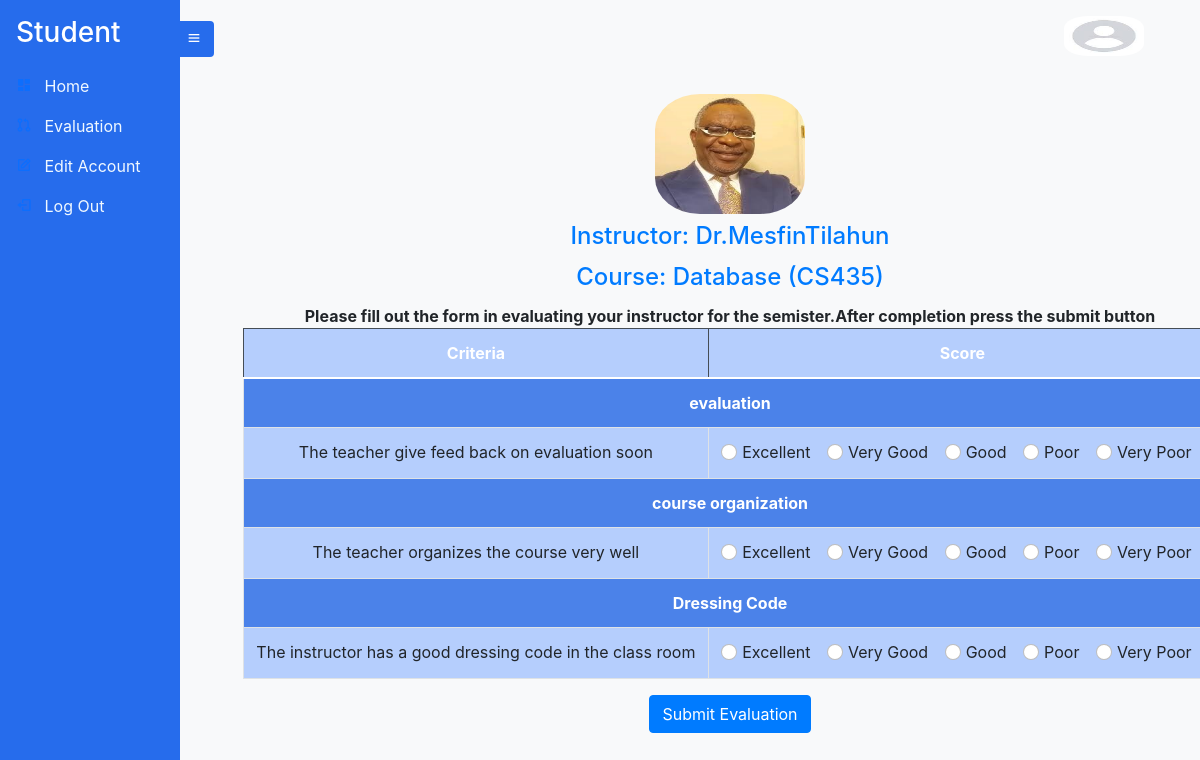
The app's page /evaluate/fw2930/CS435/ms2323/ with its own data.
### Instructor/models.py (models this page shows, shortened)
class Instructor(models.Model):
    Instructor_id =  models.CharField(max_length=20 , unique=True,primary_key=True)
    Account_id = models.OneToOneField(Account, on_delete=models.CASCADE, related_name='instructor')
    Title = models.CharField(max_length=10 , null=True ,  choices=titlechoice , blank=True)
    FirstName = models.CharField(max_length=20 , null=True , blank=True)
    LastName =  models.CharField(max_length=20 , null=True , blank=True)
    Sex = models.CharField(max_length=25, null=True , choices=genderchoice ,  blank=True)
    ProfilePic= models.FileField(null=True, blank=True, upload_to='profilepic/', default="profilepic/defaultprofile.jpeg")

### Student/models.py (models this page shows, shortened)
class StudentCourseEnrollment(models.Model):
    student = models.ForeignKey(Student, on_delete=models.CASCADE)
    course = models.ForeignKey(Course, on_delete=models.CASCADE)
    term = models.ForeignKey(Term, on_delete=models.CASCADE)
    enrolled = models.BooleanField(default=False)
    class Meta:
        unique_together = ('student', 'course', 'term')

### Course/models.py (models this page shows, shortened)
class Course(models.Model):
    Course_id =  models.CharField(max_length=20 , unique=True,primary_key=True)
    CourseName = models.CharField(max_length=20 , null=True , blank=True)
    CourseType = models.CharField(max_length=10 , null=True ,  choices=coursetype , blank=True)
    CreditHour = models.IntegerField(null=True , blank=True)
    Department = models.CharField(max_length=10 , null=True ,  choices=departmentchoice , blank=True)
    Instructors = models.ManyToManyField(Instructor)

### Evaluation/models.py (models this page shows)
class Criteria(models.Model):
    Criteria_id = models.UUIDField(default=uuid.uuid4, unique=True,
                          primary_key=True, editable=False)
    Section = models.ForeignKey(CriteriaSection , on_delete=models.CASCADE)
    description = models.TextField(null=True)
    def __str__(self):
        return str(self.Section.Section + "-" + self.description )

class CriteriaSection(models.Model):
    Section = models.CharField(max_length=255 )
    def __str__(self):
        return str(self.Section)

### Student/views.py (the view, shortened to what this page needs)
# urls.py: path('evaluate/<str:student_id>/<str:course_id>/<str:instructor_id>/', evaluate_course, name='evaluate_course'),
def evaluate_course(request, student_id, course_id, instructor_id):
    evaluationMapping= {'Excellent':5,'Very Good':4,'Good':3,'Poor':2,'Very Poor':1}
    evaluated_criteria_descriptions = set()
    student = Student.objects.get(Student_id=student_id)
    course = Course.objects.get(Course_id=course_id)
    instructor = Instructor.objects.get(Instructor_id=instructor_id)
    term = Term.objects.filter(Courses_Given=course, EvaluationDone=False).order_by('-Year', 'Season').first()
    if not term:
        messages.warning(request, 'Course evaluation is already completed for all terms.')
        return redirect('evaluate')  # Redirect to home or another page
    enrollment = StudentCourseEnrollment.objects.get(student=student, course=course, term=term)
    all_criteria_objects = EvaluationCriteria.objects.get(Evaluator='Student')  # Adjust based on your criteria
    all_criteria_data = all_criteria_objects.Criteria_data.all()
    all_criteria = []
    criteria_sections = []
    for criteria_object in all_criteria_data:
        criteria = Criteria.objects.get(Criteria_id= criteria_object.Criteria_id)
        if criteria.Section not in  criteria_sections :
            all_criteria.append(criteria)
            criteria_sections.append(criteria.Section)
        print("criteria section" , criteria.Section )
    print("all sectins are ", all_criteria)
    context = {
        'enrollment': enrollment,
        'criteria_data': all_criteria_data,
        'student':student,
        'all_criteria_sections': all_criteria ,
        'instructor':instructor,
    }
    return render(request, 'student/evaluate_course.html', context)

### templates/student/evaluate_course.html (shortened to what this page needs)
{% extends 'student/student.html' %}
{% load static %}
{% block content %}
  <div class="container mt-4">
    {% if instructor.ProfilePic %}
    <div class="text-center">
    <img src="{{ instructor.ProfilePic.url }}" alt="{{ instructor.name }} Profile Pic" class="img-fluid mb-2" style="height: 120px; width: 150px; border-radius: 30%;">
    </div>
    {% endif %}
    <div class="text-center">
    <h4 class="card-title text-primary">Instructor: {{ instructor.Title }}{{ instructor.FirstName }}{{ instructor.LastName }}</h3>
    <h4 class="card-title text-primary">Course: {{ enrollment.course.CourseName }} ({{enrollment.course.Course_id}})</h3>
    <b>Please fill out the form in evaluating your instructor for the semister.After completion press the submit button</b>
    <div>
      <form method="post">
      <table class="table table-bordered">
        <thead class="thead-dark">
          <tr>
            <th class="text-center" style="background-color:rgb(181, 206, 253)">Criteria</th>
            <th class="text-center" style="background-color:rgb(181, 206, 253)">Score</th>
          </tr>
        </thead>
        <tbody>
          {% for section in all_criteria_sections %}
          <tr>
            <td colspan="3" class="bg text-white font-weight-bold text-center " style="background-color:rgb(75, 130, 233) ;">{{ section.Section }}</td>
          </tr>
          {% for criteria in criteria_data %}
          {% if criteria.Section == section.Section %}
              <tr>
                <td style="background-color:rgb(181, 206, 253) ;">{{ criteria.description }}</td>
                <td class="text-center" style="background-color:rgb(181, 206, 253);" >
                  <div class="form-check form-check-inline">
                    <input class="form-check-input" type="radio" name="criteria_{{ criteria.Criteria_id }}" id="excellent_{{ criteria.Criteria_id }}" value="Excellent">
                    <label class="form-check-label" for="excellent_{{ criteria.id }}">Excellent</label>
                  </div>
                  <div class="form-check form-check-inline">
                    <input class="form-check-input" type="radio" name="criteria_{{ criteria.Criteria_id }}" id="very_good_{{ criteria.Criteria_id }}" value="Very Good">
                    <label class="form-check-label" for="very_good_{{ criteria.id }}">Very Good</label>
                  </div>
                  <div class="form-check form-check-inline">
                    <input class="form-check-input" type="radio" name="criteria_{{ criteria.Criteria_id }}" id="good_{{ criteria.Criteria_id }}" value="Good">
                    <label class="form-check-label" for="good_{{ criteria.id }}">Good</label>
                  </div>
                  <div class="form-check form-check-inline">
                    <input class="form-check-input" type="radio" name="criteria_{{ criteria.Criteria_id }}" id="poor_{{ criteria.Criteria_id }}" value="Poor">
                    <label class="form-check-label" for="poor_{{ criteria.id }}">Poor</label>
                  </div>
                  <div class="form-check form-check-inline">
                    <input class="form-check-input" type="radio" name="criteria_{{ criteria.Criteria_id }}" id="very_poor_{{ criteria.Criteria_id }}" value="Very Poor">
                    <label class="form-check-label" for="very_poor_{{ criteria.id }}">Very Poor</label>
                  </div>
                </td>
              </tr>
            {% endif %}
            {% endfor %}
          {% endfor %}
        </tbody>
      </table>
      <div class="text-center">
      <button type="submit" class="btn btn-primary">Submit Evaluation</button>
    </div>
    </form>
  </div>
{% endblock %}

### static/styles/sidebar.css (style rules this page uses)
* { margin: 0; padding: 0; box-sizing: border-box; }
body { min-height: 100vh; background-color:#f8f9fa; }
.container { margin-left: 40px; }

### records on screen
Instructor: ProfilePic (picture), Title "Dr.", FirstName "Mesfin", LastName "Tilahun"
StudentCourseEnrollment: course.CourseName "Database", course.Course_id "CS435"
Criteria: Section "evaluation", description "The teacher give feed back on evaluation soon"
Criteria: Section "course organization", description "The teacher organizes the course very well"
Criteria: Section "Dressing Code", description "The instructor has a good dressing code in the class room"
